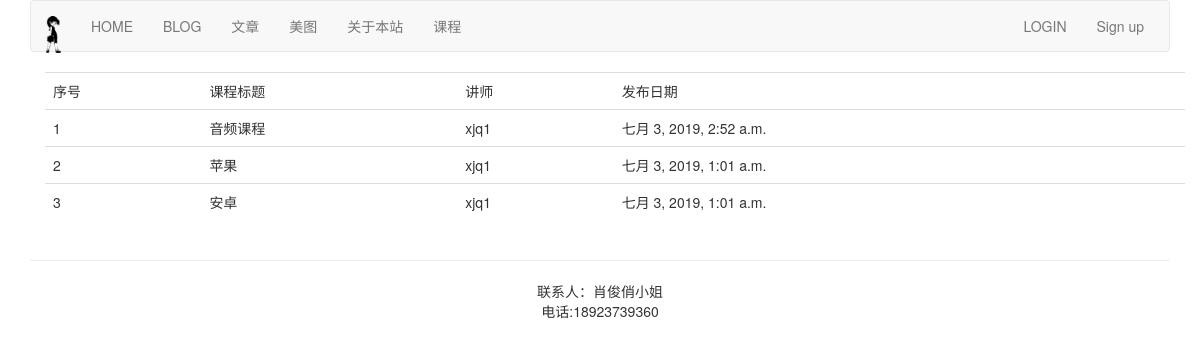
/course/course-list/, run on the app's committed database.
### course/models.py (models this page shows, shortened)
class Course(models.Model):
    user = models.ForeignKey(User,on_delete=models.CASCADE,related_name='courses_user')
    title = models.CharField(max_length=200)
    slug = models.SlugField(max_length=200,unique=True)
    overview = models.TextField()
    created = models.DateTimeField(auto_now_add=True)
    student = models.ManyToManyField(User, related_name="courses_joined", blank=True)
    class Meta:
        ordering = ('-created',)

### course/views.py (the view)
# urls.py: path('course-list/',CourseListView.as_view(),name="course_list"),
class CourseListView(ListView):
    model = Course
    context_object_name = "courses"
    template_name = 'course/course_list.html'

### templates/course/course_list.html (shortened to what this page needs)
{% extends "base.html" %}
{% block content %}
<div class="container">
    <table class="table table-hover">
        <tr>
            <td>序号</td>
            <td>课程标题</td>
            <td>讲师</td>
            <td>发布日期</td>
        </tr>
        {% for course in courses %}
           <tr id="{{ forloop.counter }}">
            <td>{{ forloop.counter }}</td>
            <td>{{ course.title }}</td>
            <td>{{ course.user.username }}</td>
            <td>{{ course.created }}</td>
        </tr>
        {% endfor %}
    </table>
</div>
{% endblock %}

### data on the page
Course: title "音频课程", user.username "xjq1", created "七月 3, 2019, 2:52 a.m."
Course: title "苹果", user.username "xjq1", created "七月 3, 2019, 1:01 a.m."
Course: title "安卓", user.username "xjq1", created "七月 3, 2019, 1:01 a.m."
